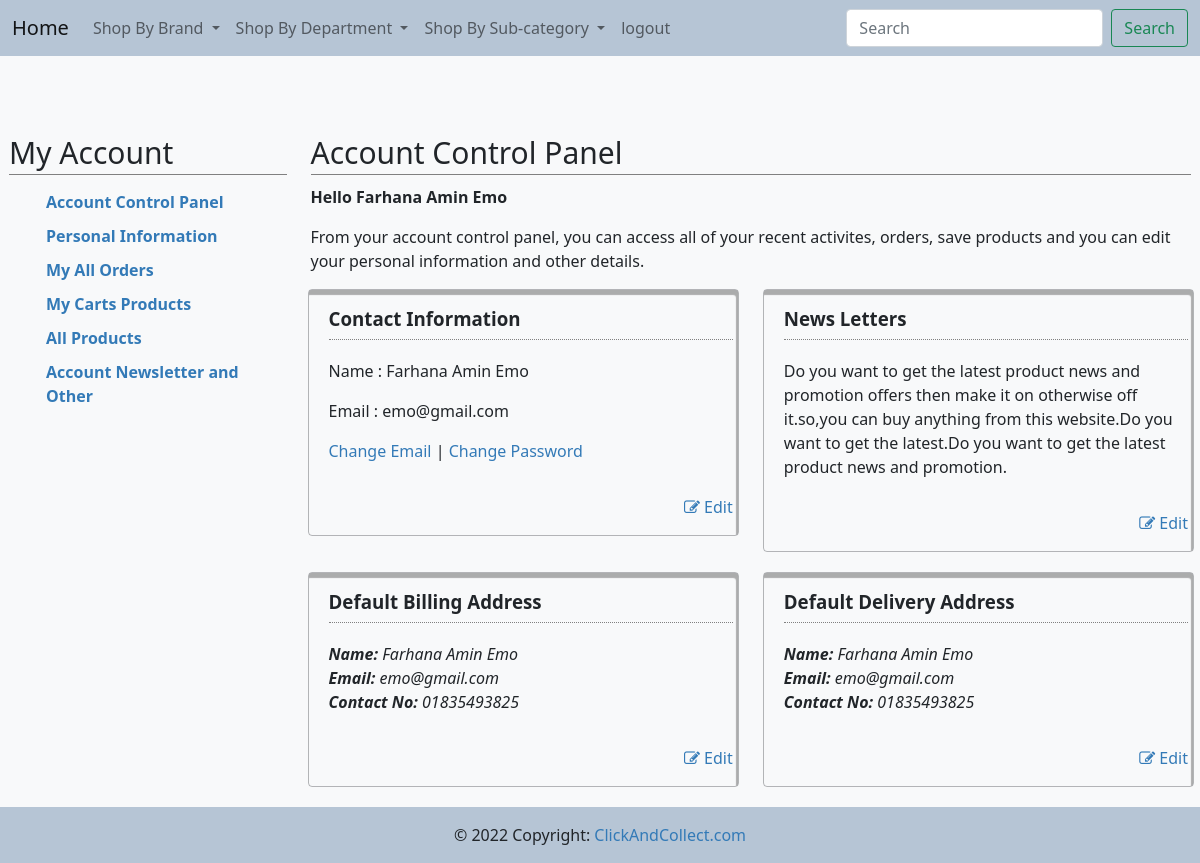
/customer/account.php (signed in), run on the app's committed database.
### tables this page shows
CREATE TABLE IF NOT EXISTS `customers` (
  `c_id` int(11) NOT NULL AUTO_INCREMENT,
  `name` varchar(100) NOT NULL,
  `email` varchar(100) NOT NULL,
  `address` varchar(100) DEFAULT NULL,
  `dob` date DEFAULT NULL,
  `gender` varchar(100) DEFAULT NULL,
  `mobile` varchar(100) NOT NULL,
  `pass` varchar(100) NOT NULL,
  `status` int(255) DEFAULT NULL,
  `img` varchar(255) DEFAULT NULL,
  PRIMARY KEY (`c_id`)
);

### customer/account.php (the view, shortened to what this page needs)
<?php include 'include/customerauth.php' ;
    include 'include/connection.php';
    $id=$_SESSION['id'];
    $query= "select * from customers where c_id=$id";
    $table = mysqli_query($con,$query);
    $row = mysqli_fetch_array($table);
    $name =$row['name'];
    $email = $row['email'];
    $mobile =$row["mobile"];
?>
<!DOCTYPE html>
<html lang="en">
<head>
  <link type="text/css" rel="stylesheet" href="css/font-awesome.min.css" />
  <link rel="stylesheet" href="https://stackpath.bootstrapcdn.com/bootstrap/5.0.0-alpha1/css/bootstrap.min.css">
  <link type="text/css" rel="stylesheet" href="css/font-awesome.min.css" />
  <link href="https://cdn.jsdelivr.net/npm/bootstrap@5.0.2/dist/css/bootstrap.min.css" rel="stylesheet">
  <link href="include/style.css" rel="stylesheet" />
</head>
<body>
<div class="b">
     <?php include 'include/navbar.php' ?>
</div>
<div class="account-page">
        <div class="container-fluid">
           <div class="row">
            <div class="col-sm-3">
               <?php include 'include/sidebar.php' ?>
            </div>
            <div class="col-sm-9">
                <h2>Account Control Panel</h2>
                <strong>Hello<?php echo "    ";
                            echo $name;?></strong><br />
                <p>From your account control panel, you can access all of your recent activites, orders, save products and you can edit your personal information and other details.</p>
                <div class="row">
                    <div class="col-md-6 col-sm-6">
                        <div class="well">
                            <h3>Contact Information</h3>
                            <p>Name : <?php echo $name?></p>
                            <p>Email : <?php echo $email?></p>
                            <p><a href="account_change_email.php">Change Email</a> | <a href="account_change_password.php">Change Password</a></p>
                            <p class="pull-right"><a href="account_information.php"><i class="fa fa-edit"></i> Edit</a></p>
                            <div class="clearfix"></div>
                        </div>
                    </div>
                    <div class="col-md-6 col-sm-6">
                        <div class="well">
                            <h3>News Letters</h3>
                            <p>Do you want to get the latest product news and promotion offers then make it on otherwise off it.so,you can buy anything from this website.Do you want to get the latest.Do you want to get the latest product news and promotion.</p>
                            <p class="pull-right"><a href="account_newsletter.php"><i class="fa fa-edit"></i> Edit</a></p>
                            <div class="clearfix"></div>
                        </div>
                    </div>
                 </div>
                  <div class = "row">
                    <div class="col-md-6 col-sm-6">
                        <div class="well">
                            <h3>Default Billing Address</h3>
                            <address class="address">
                                <strong>Name:</strong>  <?php echo $name?> <br />
                                <strong>Email:</strong>  <?php echo $email?> <br />
                                <strong>Contact No:</strong>  <?php echo $mobile?><br />
                            </address>
                            <p class="pull-right"><a href="#"><i class="fa fa-edit"></i> Edit</a></p>
                            <div class="clearfix"></div>
                        </div>
                    </div>
                    <div class="col-md-6 col-sm-6">
                        <div class="well">
                        <h3>Default Delivery Address</h3>
                            <address class="address">
                                <strong>Name:</strong>  <?php echo $name?> <br />
                                <strong>Email:</strong>  <?php echo $email?> <br />
                                <strong>Contact No:</strong>  <?php echo $mobile?><br />
                            </address>
                            <p class="pull-right"><a href="#"><i class="fa fa-edit"></i> Edit</a></p>
                            <div class="clearfix"></div>
                        </div>
                    </div>
                </div>
            </div>
        </div>
    </div>
</div>
<?php include 'include/footer.php' ?>
</body>
</html>

### customer/include/style.css (style rules this page uses)
.account-page .well { min-height: 190px; padding: 0px 5px 0px 20px; background-color: transparent; }
.account-page { padding-top:5%; }
.b { background-color: #b6c5d5!important; }
.well { min-height: 20px; padding: 19px; margin-bottom: 20px; background-color: #f5f5f5; border: 1px solid #21252952; border-radius: 4px; -webkit-box-shadow: inset 0 1px 1px rgb(0 0 0 / 5%); box-shadow: inset -2px 5px 1px rgb(0 0 0 / 31%); }
body { background-color: #f8f9fa; }
.account-page h2 { padding-bottom: 5px; border-bottom: 1px solid #808080; }
.row { margin-right: -15px; margin-left: -15px; }
* { -webkit-box-sizing: border-box; -moz-box-sizing: border-box; box-sizing: border-box; }
div { display: block; }
address { font-style: italic; }
a { color: #3a2bd3; -webkit-transition: all 0.3s ease; transition: all 0.3s ease; }
a { background-color: transparent; }
a { color: #337ab7; text-decoration: none; text-decoration-line: none; text-decoration-thickness: none; text-decoration-style: none; text-decoration-color: none; }
.h2, h2 { font-size: 30px; }
.h1, .h2, .h3, h1, h2, h3 { margin-top: 20px; margin-bottom: 10px; }
.h1, .h2, .h3, .h4, .h5, .h6, h1, h2, h3, h4, h5, h6 { font-family: inherit; font-weight: 500; line-height: 1.1; color: inherit; }
.account-page h3 { padding-bottom: 10px; border-bottom: 1px dotted gray; }
h3 { display: block; font-size: 1.17em; margin-block-start: 1em; margin-block-end: 1em; margin-inline-start: 0px; margin-inline-end: 0px; font-weight: bold; }
.fa { display: inline-block; font: normal normal normal 14px/1 FontAwesome; font-size: inherit; text-rendering: auto; -webkit-font-smoothing: antialiased; -moz-osx-font-smoothing: grayscale; }
.fa-edit:before, .fa-pencil-square-o:before { content: "\f044"; }
.pull-right { float: right!important; }
p { display: block; margin-block-start: 1em; margin-block-end: 1em; margin-inline-start: 0px; margin-inline-end: 0px; }

### data on the page
customers: name "Farhana Amin Emo", email "emo@gmail.com", mobile "01835493825"
